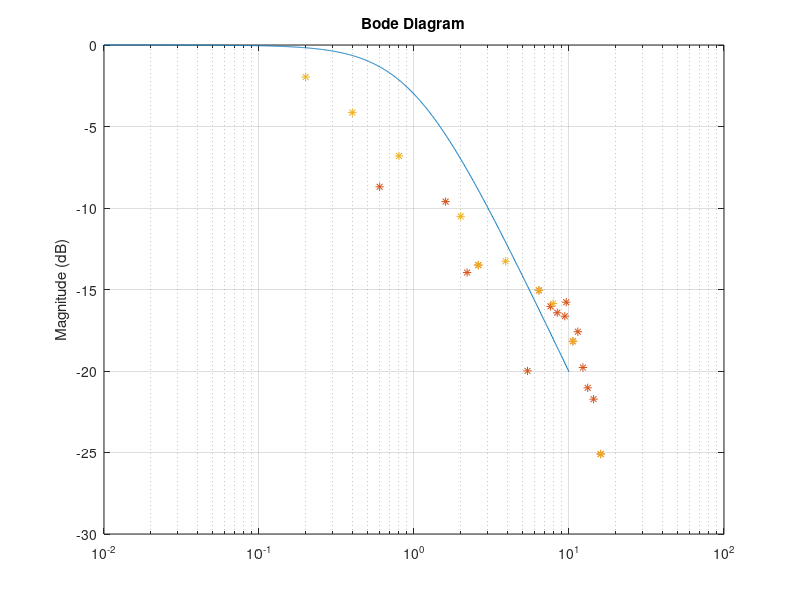

Write the MATLAB code that produced this figure.
close all; clc; clear all;
figure,
load('f_001.mat');

fftc = ffts_c;
fftr = ffts_r;

for i=1:length(periods)
    g_s(i,:) =  10*log10(abs(fftc(i,:)./fftr(i,:)));
    [m(i), in(i)] = min(g_s(i,:));
end    

% m = flip(m);
%% Bode
tau = 1.0001;

NUM = [1];
DEN = [tau 1];

G = tf(NUM, DEN);

[mag,phase,wout] = bode(G);                    
mag = squeeze(mag);                                             
phase= squeeze(phase);
magr2 = (mag/max(mag)).^2;                             


semilogx(wout, 20*log10(mag)); hold on;
title('Bode Diagram');
ylabel('Magnitude (dB)');
grid on;

semilogx(omega, m, '*'), hold on;
%%%%%%%%%%%%%%%%%%%%%%%%%%%%%%%%%%%%%%%%%%%%%%%%%%%%%%%
clear all;
load('f_002.mat');

fftc = ffts_c;
fftr = ffts_r;

for i=1:length(periods)
    g_s(i,:) =  10*log10(abs(fftc(i,:)./fftr(i,:)));
    [m(i), in(i)] = min(g_s(i,:));
end    

% m = flip(m);
%% Bode
tau = 1.0001;

NUM = [1];
DEN = [tau 1];

G = tf(NUM, DEN);

[mag,phase,wout] = bode(G);                    
mag = squeeze(mag);                                             
phase= squeeze(phase);
magr2 = (mag/max(mag)).^2;                             

title('Bode Diagram');
ylabel('Magnitude (dB)');
m = flip(m);
semilogx(omega, m, '*'), hold on;